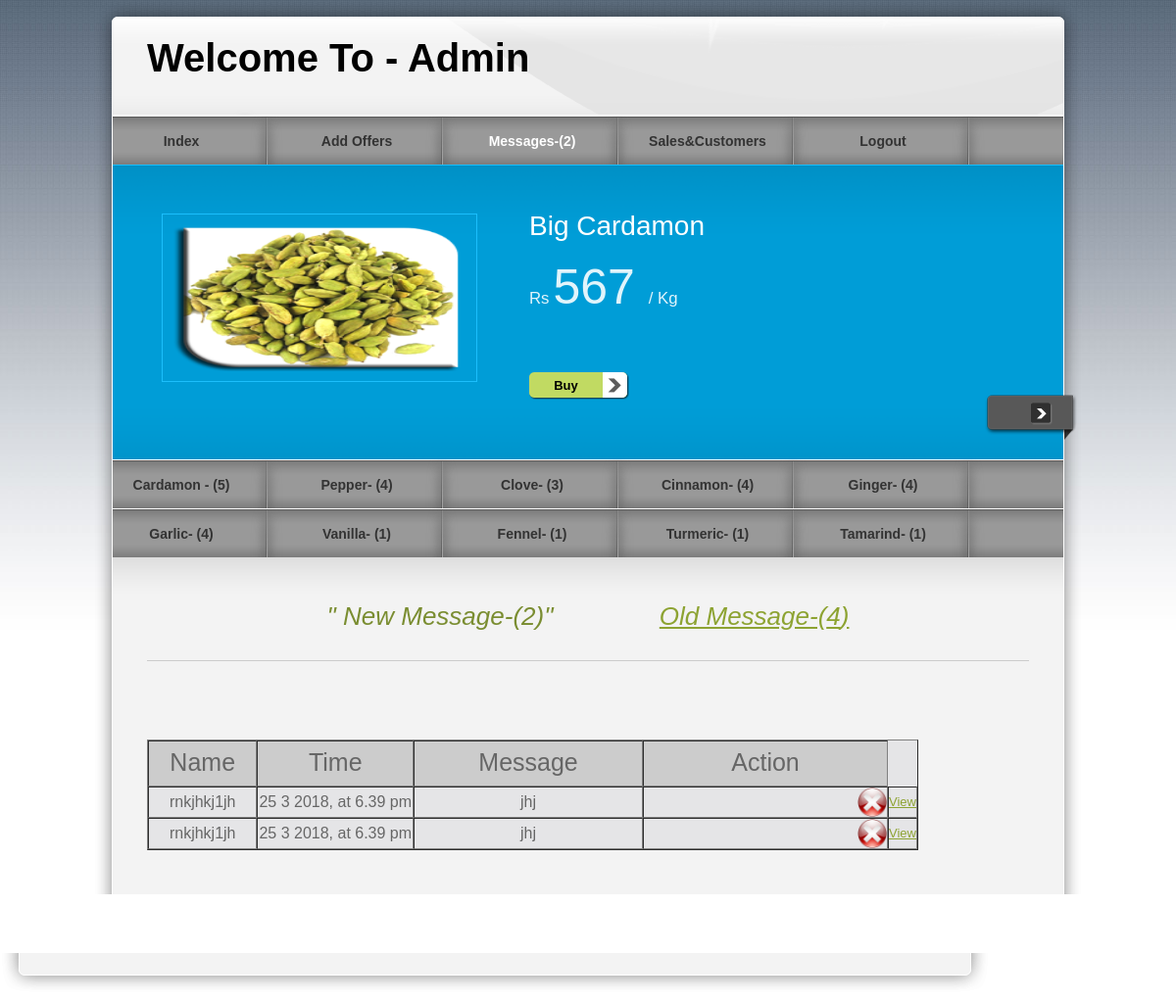
Screenshot of /pro/admin/msg.php with the database file from the repository.
### tables this page shows
CREATE TABLE IF NOT EXISTS `offer` (
  `number` int(11) NOT NULL,
  `name` varchar(50) NOT NULL,
  `image` text NOT NULL,
  `price` varchar(50) NOT NULL,
  `time` varchar(50) NOT NULL,
  `details` varchar(100) NOT NULL,
  PRIMARY KEY (`number`)
);

CREATE TABLE IF NOT EXISTS `message` (
  `no` int(11) NOT NULL AUTO_INCREMENT,
  `name` varchar(30) NOT NULL,
  `email` varchar(30) NOT NULL,
  `phone` int(11) NOT NULL,
  `time` varchar(40) NOT NULL,
  `msg` varchar(100) NOT NULL,
  `status` int(11) NOT NULL,
  PRIMARY KEY (`no`)
);

### pro/admin/msg.php (the view, shortened to what this page needs)
<!DOCTYPE html PUBLIC "-//W3C//DTD XHTML 1.0 Transitional//EN" "http://www.w3.org/TR/xhtml1/DTD/xhtml1-transitional.dtd">
<head>
<link href="../templatemo_style.css" rel="stylesheet" type="text/css" />
<link href="../css/jquery.ennui.contentslider.css" rel="stylesheet" type="text/css" media="screen,projection" />
</head>
<body>
<div id="templatemo_wrapper">
    <div id="templatemo_header">
        <div id="site_title">
            <h1>Welcome To - Admin</h1>
        </div>
    </div>
    <?php
$select=mysql_query("select * from message where status=1 ");
   $view=mysql_num_rows($select);
   ?>
  	<div id="templatemo_menu">
        <ul>
            <li><a href="admin.php"  >Index</a></li>
            <li><a href="offer.php">Add Offers</a></li>
            <li><a href="msg.php"class="current">Messages-(<?php echo $view;?>)</a></li>
            <li><a href="customer.php">Sales&Customers</a></li>
            <li><a href="../logout.php">Logout</a></li>
        </ul>
    </div>
    <div id="templatemo_banner">
                <div id="one" class="contentslider">
                    <div class="cs_wrapper">
                        <div class="cs_slider">
                            <div class="cs_article">
                            	<div class="slider_content_wrapper">
                            	 <?PHP
$select=mysql_query("select * from offer where number=1 ");
$row=mysql_fetch_array($select);
 ?>
                      				<div class="right">
                                        <h2><?php echo $row['name'];?> </h2><br/>
                                        <p><big>Rs</big> <span style="font-size:50px"><?php echo $row['price'];?></span> <big> / Kg</big></p><br/>
                                        <div class="button"><a href="#">Buy</a></div>
                                    </div>
                                  <div class="left">
                                  <img src="<?php echo $row['image']; ?>" alt="Image 01" />
                                    </div>
                                </div>
                            </div>
                        </div>
                    </div>
                </div>
        </div> <?php
$select=mysql_query("select * from cardamom");
   $view=mysql_num_rows($select);
   ?>
        <div id="templatemo_menu">
        <ul>
            <li><a href="cardamon.php"  >Cardamon - (<?php echo $view;?>)</a></li>
            <?php
$select=mysql_query("select * from pepper");
   $view=mysql_num_rows($select);
   ?>
            <li><a href="pepper.php">Pepper- (<?php echo $view;?>)</a></li>
             <?php
$select=mysql_query("select * from clove");
   $view=mysql_num_rows($select);
   ?>
            <li><a href="clove.php">Clove- (<?php echo $view;?>)</a></li>
             <?php
$select=mysql_query("select * from cinnamon");
   $view=mysql_num_rows($select);
   ?>
            <li><a href="cinnamon.php">Cinnamon- (<?php echo $view;?>)</a></li>
             <?php
$select=mysql_query("select * from ginger");
   $view=mysql_num_rows($select);
   ?>
            <li><a href="ginger.php">Ginger- (<?php echo $view;?>)</a></li>
        </ul>
    </div>
    <div id="templatemo_menu">
        <ul><?php
$select=mysql_query("select * from garlic");
   $view=mysql_num_rows($select);
   ?>
            <li><a href="garlic.php" >Garlic- (<?php echo $view;?>)</a></li>
            <?php
$select=mysql_query("select * from vanilla");
   $view=mysql_num_rows($select);
   ?>
            <li><a href="vanilla.php">Vanilla- (<?php echo $view;?>)</a></li>
            <?php
$select=mysql_query("select * from fennel");
   $view=mysql_num_rows($select);
   ?>
            <li><a href="fennel.php">Fennel- (<?php echo $view;?>)</a></li>
            <?php
$select=mysql_query("select * from turmeric");
   $view=mysql_num_rows($select);
   ?>
            <li><a href="turmeric.php">Turmeric- (<?php echo $view;?>)</a></li>
            <?php
$select=mysql_query("select * from tamarind");
   $view=mysql_num_rows($select);
   ?>
            <li><a href="tamarind.php">Tamarind- (<?php echo $view;?>)</a></li>
        </ul>
    </div>
     <?php
$select=mysql_query("select * from message where status=1 ");
   $view=mysql_num_rows($select);
   ?>
     <div id="templatemo_main"><span class="main_top"></span>
          <p class="welcome_text">&quot; New Message-(<?php echo $view;?>)&quot;&nbsp;&nbsp;&nbsp;&nbsp;&nbsp;&nbsp;&nbsp;&nbsp;&nbsp;&nbsp;&nbsp;&nbsp;&nbsp;&nbsp;
          <?php
$select=mysql_query("select * from message where status=0 ");
   $view=mysql_num_rows($select);
   for($i=0;$i<$view;$i++)
   ?><a href="msg2.php">Old Message-(<?php echo $view;?>)</a></p>
<table class="table table-hover" >
<table width="787" background="images/gallery_bg.jpg" height="100" border="1" cellpadding="0" cellspacing="0">
  <tr>
    <td width="112" height="45" bgcolor="#CCCCCC" align="center"><span style="font-size:25px">Name</span></td>
        <td width="164" height="45" bgcolor="#CCCCCC" align="center"><span style="font-size:25px">Time</span></td>
    <td width="240" bgcolor="#CCCCCC" align="center"><span style="font-size:25px">Message</span></td>
        <td width="259" bgcolor="#CCCCCC" align="center"><span style="font-size:25px">Action</span></td>
  </tr></div>
 <?PHP
$select=mysql_query("select * from message where status=1 ");
$view=mysql_num_rows($select);
 for($i=0;$i<$view;$i++)
 {
 ?>
 <div class="table-responsive">
 <tr>
    <td align="center"><span style="font-size:16px"><?php echo mysql_result($select,$i,"name");?></span></td>
    <td align="center"><span style="font-size:16px"><?php echo mysql_result($select,$i,"time");?></span></td>
        <td align="center"><span style="font-size:16px"><?php echo mysql_result($select,$i,"msg");?></span></td>
 <td align="right"><a href="<?php $_SERVER['DOCUMENT_ROOT'];?>?del=<?php echo mysql_result($select,$i,"no");?>"><img src="../images/Close.ico" width="30" height="30"/></a>
    <td align="center"><a href="msg1.php?edit=<?php echo mysql_result($select,$i,"no");?>">View</a>
  </tr></center>
  <?PHP
  }
  ?>
  <br/>
</div>
        </div>
                   <div class="cleaner_h30"></div>
              </div>
    <div id="templatemo_main_bottom"></div>
    <div id="templatemo_footer">
    </div>
</body>
</html>

### pro/templatemo_style.css (style rules this page uses)
body { margin: 0px; padding: 0px; color: #666; font-family: Helevetica,Arial,sans-serif; font-size: 13px; line-height:1.5em; background-color: #fff; background-attachment:fixed; background-image: url(images/templatemo_body.jpg); background-repeat: repeat-x; }
a, a:link, a:visited { color: #8da332; }
p { margin: 0px; padding: 0 0 10px 0; }
img { border: none; }
h1 { font-size: 40px; font-weight: bold; margin: 0 0 30px 0; padding: 5px 0; color: #000; }
h2 { font-size: 28px; font-weight: normal; line-height: 28px; margin: 0 0 30px 0; padding: 0; color: #000; }
.cleaner_h30 { clear: both; width:100%; height: 30px; }
.button a { clear: both; display: block; width: 75px; height: 24px; padding: 4px 27px 0 0; margin-top: 15px; background: url(images/templatemo_button.png) no-repeat; color: #000; font-weight: bold; text-align: center; text-decoration: none; }
#templatemo_wrapper { width: 1010px; margin: 0 auto; }
#templatemo_header { width: 900px; height: 68px; padding: 50px 55px 0; background: url(images/templatemo_header.png) no-repeat; }
#templatemo_header #site_title { float: left; width: 500px; padding: 0; }
#templatemo_header #site_title h1 { margin: 0; padding: 0; }
#templatemo_menu { width: 970px; height: 50px; padding: 0 20px; background: url(images/templatemo_menu.png) repeat-x; }
#templatemo_menu ul { margin: 0; padding: 0; list-style: none; }
#templatemo_menu ul li { padding: 0px; margin: 0px; display: inline; }
#templatemo_menu ul li a { float: left; display: block; width: 140px; height: 33px; padding: 17px 34px 0 0; margin: 0 5px 0 0 ; font-size: 14px; text-align: center; text-decoration: none; color: #333; font-weight: bold; outline: none; border: none; background: url(images/templatemo_menu_divider.png) right no-repeat; }
#templatemo_menu ul li a:hover, #templatemo_menu ul li .current { color: #fff; }
#templatemo_banner { clear: both; position: relative; width: 970px; height: 201px; padding: 50px 20px; background: url(images/templatemo_slider.png) no-repeat; }
#templatemo_main { position: relative; width: 900px; padding: 45px 55px; background: url(images/templatemo_content.png) repeat-y; }
#templatemo_main .main_top { position: absolute; top: 0; left: 20px; width: 970px; height: 45px; background: url(images/templatemo_content_top.png) no-repeat; }
#templatemo_main_bottom { width: 1010px; height: 40px; background: url(images/templatemo_content_bottom.png) no-repeat; }
.welcome_text { font-size: 26px; color: #7a8d31; font-style: italic; text-align: center; margin-bottom: 60px; padding-bottom: 30px; line-height: 30px; border-bottom: 1px solid #CCC; }
#templatemo_footer { width: 910px; padding: 0 30px 10px; text-align: center; color: #666; }

### rows the page displays
offer: name "Big Cardamon", price "567", image (picture)
message: name "rnkjhkj1jh", time "25 3 2018, at 6.39 pm", msg "jhj"
message: name "rnkjhkj1jh", time "25 3 2018, at 6.39 pm", msg "jhj"

### other values shown
$view "2"
$view "5"
$view "4"
$view "3"
$view "1"
